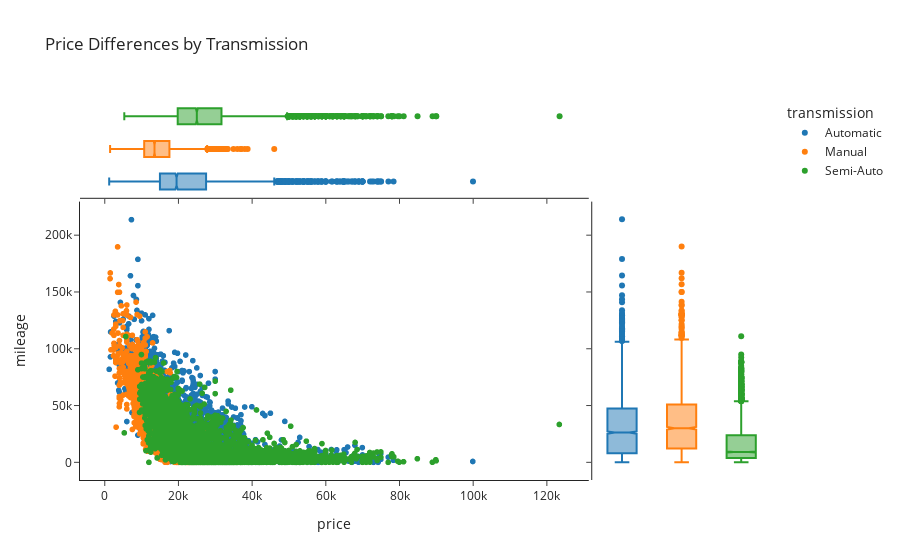

Here is the notebook cell this chart was saved with:
### Markdown cell above
Q9. Using plotly, create a scatterplot for BMW price (X) and mileage (Y), distinguishing between trasmission types by color. Include th box-plots for price and mileage on the margins of the plot. ( 2 points)

### Code cell
fig = px.scatter(bmwSales, x='price', y='mileage', color='transmission', marginal_x='box', marginal_y='box', template='simple_white', title="Price Differences by Transmission")
fig.show()

### Figure 1 — Plotly figure (JSON) as saved in the notebook; plotly's stock layout.template omitted (floating-point values rounded to 4 significant figures; data arrays with more than 128 entries replaced by an {"elided": "..."} marker saying what was removed)
{"data": [{"hovertemplate": "transmission=Automatic<br>price=%{x}<br>mileage=%{y}<extra></extra>", "legendgroup": "Automatic", "marker": {"color": "#1F77B4", "symbol": "circle"}, "mode": "markers", "name": "Automatic", "showlegend": true, "type": "scattergl", "x": {"elided": "3588 int values"}, "xaxis": "x", "y": {"elided": "3588 int values"}, "yaxis": "y"}, {"alignmentgroup": "True", "hovertemplate": "transmission=Automatic<br>price=%{x}<extra></extra>", "legendgroup": "Automatic", "marker": {"color": "#1F77B4", "symbol": "circle"}, "name": "Automatic", "notched": true, "offsetgroup": "Automatic", "showlegend": false, "type": "box", "x": {"elided": "3588 int values"}, "xaxis": "x3", "yaxis": "y3"}, {"alignmentgroup": "True", "hovertemplate": "transmission=Automatic<br>mileage=%{y}<extra></extra>", "legendgroup": "Automatic", "marker": {"color": "#1F77B4", "symbol": "circle"}, "name": "Automatic", "notched": true, "offsetgroup": "Automatic", "showlegend": false, "type": "box", "xaxis": "x2", "y": {"elided": "3588 int values"}, "yaxis": "y2"}, {"hovertemplate": "transmission=Manual<br>price=%{x}<br>mileage=%{y}<extra></extra>", "legendgroup": "Manual", "marker": {"color": "#FF7F0E", "symbol": "circle"}, "mode": "markers", "name": "Manual", "showlegend": true, "type": "scattergl", "x": {"elided": "2527 int values"}, "xaxis": "x", "y": {"elided": "2527 int values"}, "yaxis": "y"}, {"alignmentgroup": "True", "hovertemplate": "transmission=Manual<br>price=%{x}<extra></extra>", "legendgroup": "Manual", "marker": {"color": "#FF7F0E", "symbol": "circle"}, "name": "Manual", "notched": true, "offsetgroup": "Manual", "showlegend": false, "type": "box", "x": {"elided": "2527 int values"}, "xaxis": "x3", "yaxis": "y3"}, {"alignmentgroup": "True", "hovertemplate": "transmission=Manual<br>mileage=%{y}<extra></extra>", "legendgroup": "Manual", "marker": {"color": "#FF7F0E", "symbol": "circle"}, "name": "Manual", "notched": true, "offsetgroup": "Manual", "showlegend": false, "type": "box", "xaxis": "x2", "y": {"elided": "2527 int values"}, "yaxis": "y2"}, {"hovertemplate": "transmission=Semi-Auto<br>price=%{x}<br>mileage=%{y}<extra></extra>", "legendgroup": "Semi-Auto", "marker": {"color": "#2CA02C", "symbol": "circle"}, "mode": "markers", "name": "Semi-Auto", "showlegend": true, "type": "scattergl", "x": {"elided": "4666 int values"}, "xaxis": "x", "y": {"elided": "4666 int values"}, "yaxis": "y"}, {"alignmentgroup": "True", "hovertemplate": "transmission=Semi-Auto<br>price=%{x}<extra></extra>", "legendgroup": "Semi-Auto", "marker": {"color": "#2CA02C", "symbol": "circle"}, "name": "Semi-Auto", "notched": true, "offsetgroup": "Semi-Auto", "showlegend": false, "type": "box", "x": {"elided": "4666 int values"}, "xaxis": "x3", "yaxis": "y3"}, {"alignmentgroup": "True", "hovertemplate": "transmission=Semi-Auto<br>mileage=%{y}<extra></extra>", "legendgroup": "Semi-Auto", "marker": {"color": "#2CA02C", "symbol": "circle"}, "name": "Semi-Auto", "notched": true, "offsetgroup": "Semi-Auto", "showlegend": false, "type": "box", "xaxis": "x2", "y": {"elided": "4666 int values"}, "yaxis": "y2"}], "layout": {"autosize": true, "legend": {"title": {"text": "transmission"}, "tracegroupgap": 0}, "title": {"text": "Price Differences by Transmission"}, "xaxis": {"anchor": "y", "autorange": true, "domain": [0, 0.7363], "range": [-6458.0, 131100.0], "title": {"text": "price"}, "type": "linear"}, "xaxis2": {"anchor": "y2", "autorange": true, "domain": [0.7413, 1], "matches": "x2", "range": [-0.5, 2.5], "showline": false, "showticklabels": false, "ticks": "", "type": "category"}, "xaxis3": {"anchor": "y3", "autorange": true, "domain": [0, 0.7363], "matches": "x", "range": [-6458.0, 131100.0], "showticklabels": false, "type": "linear"}, "xaxis4": {"anchor": "y4", "domain": [0.7413, 1], "matches": "x2", "showline": false, "showticklabels": false, "ticks": ""}, "yaxis": {"anchor": "x", "autorange": true, "domain": [0, 0.7326], "range": [-19910.0, 233900.0], "title": {"text": "mileage"}, "type": "linear"}, "yaxis2": {"anchor": "x2", "autorange": true, "domain": [0, 0.7326], "matches": "y", "range": [-19910.0, 233900.0], "showticklabels": false, "type": "linear"}, "yaxis3": {"anchor": "x3", "autorange": true, "domain": [0.7426, 1], "matches": "y3", "range": [-0.5, 2.5], "showline": false, "showticklabels": false, "ticks": "", "type": "category"}, "yaxis4": {"anchor": "x4", "domain": [0.7426, 1], "matches": "y3", "showline": false, "showticklabels": false, "ticks": ""}}}
